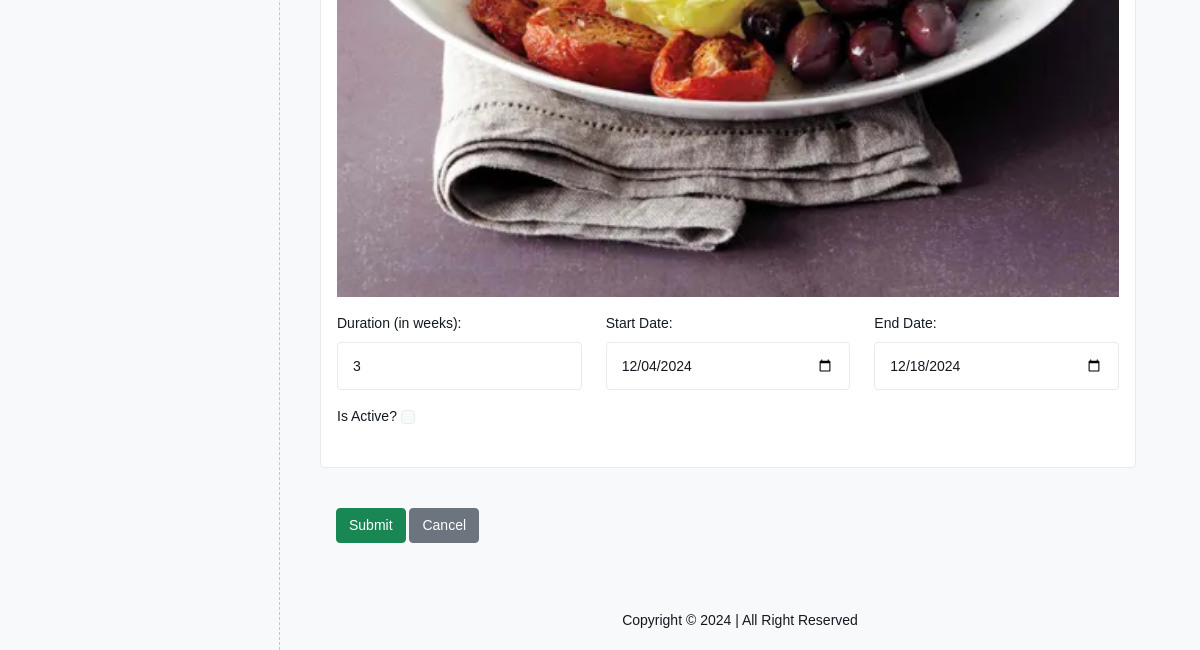
/courses/edit/1/ (lower part), run on an earlier commit of the app's database.
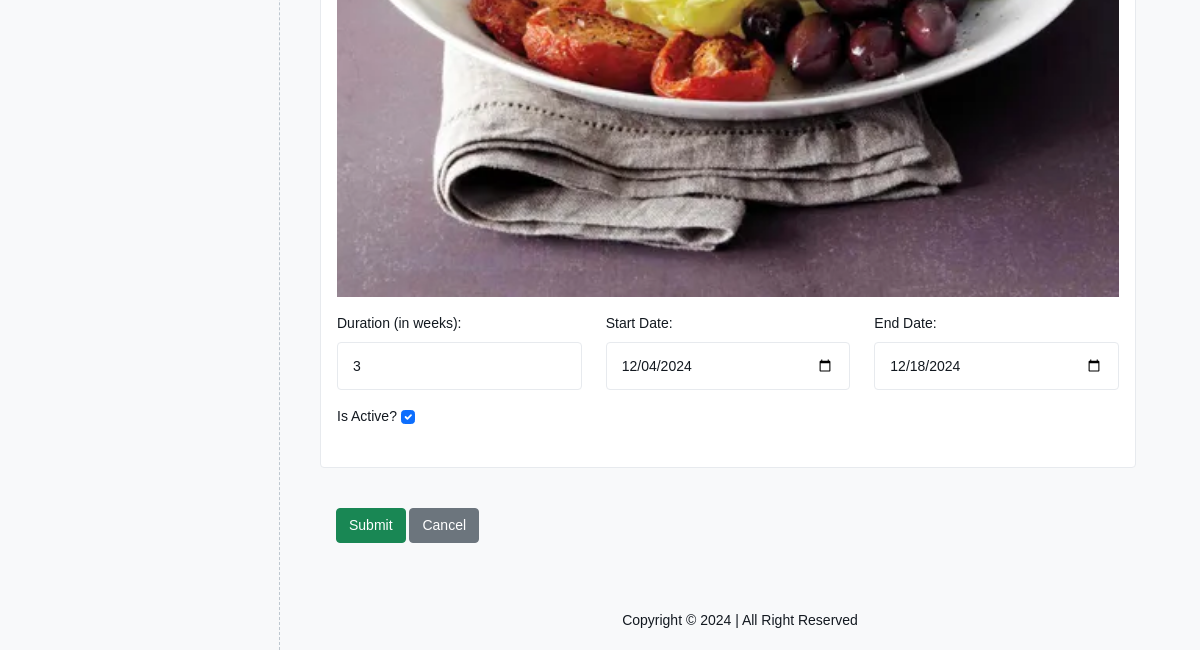
And on a later commit of the database.
### courses/models.py (models this page shows, shortened)
class Courses(models.Model):
    course_name = models.CharField(max_length=255, unique=True)
    description = models.TextField(blank =True, null =True)
    course_image = models.TextField(blank=True, null=True)
    duration_in_weeks = models.PositiveIntegerField(help_text="Duration of the course in weeks")
    fee = models.DecimalField(max_digits=10, decimal_places=2, help_text="Course fee in local currency")
    start_date = models.DateField()
    end_date = models.DateField()
    is_active = models.BooleanField(default=True)

### courses/views.py (the view, shortened to what this page needs)
# urls.py: path('edit/<int:pk>/', views.CourseView.as_view(), name='update_course'),
class CourseView(View):
    def get(self, request, *args, **kwargs):
        course_id = kwargs.get('pk')
        if course_id:
            course = get_object_or_404(Courses, id=course_id)
            form = CourseForm(instance=course)
            title = "Update Course"
        else:
            form = CourseForm()
            title = "Create Course"
        return render(request, 'dashboard/courses/courses.html', context={
            'form': form,
            'title': title,
            'pk': course_id  # Add course_id to the context
        })

### dashboard/context_processor.py (called while the page is built, shortened)
def site_settings(request):
    settings = SiteSettings.objects.first()
    if settings:
        return {
            'website_name': settings.website_name,
            'location': settings.location,
            'website_fav': settings.website_fav,
            'website_logo': settings.website_logo,
            'contact_email': settings.contact_email,
            'contact_number': settings.contact_number,
        }

### templates/dashboard/courses/courses.html (shortened to what this page needs)
{% extends 'admin-base.html' %}
{% load static %}
{% block content %}
    <div class="row">
        <div class="col-sm-12">
            <form method="post" enctype="multipart/form-data"
                action="{% if pk %}{% url 'courses:update_course' pk=pk %}{% else %}{% url 'courses:add_course' %}{% endif %}">
                <div class="card mb-4">
                    <div class="card-body">
                        <div class="row">
                            <div class="col-md-12 mb-3">
                                {% include 'image-picker.html' with name=form.course_image.name image=form.course_image.value %}
                            </div>
                        </div>
                        <div class="row">
                            <div class="col-md-4 mb-3">
                                <label for="{{ form.duration_in_weeks.id_for_label }}" class="form-label">Duration (in weeks):</label>
                                {{ form.duration_in_weeks }}
                            </div>
                            <div class="col-md-4 mb-3">
                                <label for="{{ form.start_date.id_for_label }}" class="form-label">Start Date:</label>
                                {{ form.start_date }}
                            </div>
                            <div class="col-md-4 mb-3">
                                <label for="{{ form.end_date.id_for_label }}" class="form-label">End Date:</label>
                                {{ form.end_date }}
                            </div>
                        </div>
                        <div class="row">
                            <div class="col-md-4 mb-3">
                                <label for="{{ form.is_active.id_for_label }}" class="form-label">Is Active?</label>
                                {{ form.is_active }}
                            </div>
                        </div>
                    </div>
                </div>
                <div class="flex mb-5 ms-3">
                    <button type="submit" class="btn btn-success mt-3">Submit</button>
                    <a href="{% url 'courses:course_list' %}" class="btn btn-secondary mt-3">Cancel</a>
                </div>
            </form>
        </div>
    </div>
{% endblock %}

### templates/image-picker.html (shortened to what this page needs)
<div class="from-group image_picker_container {% if image %}added{% endif %}">
    {% if image %}
      <div class="image_fill_placeholder">
        <img src="{{image}}" alt="PreView Image" />
      </div>
    {% endif %}
  </div>

What changed in the data, as far as the page shows it:
changed Courses: is_active "☐" → "☑"
